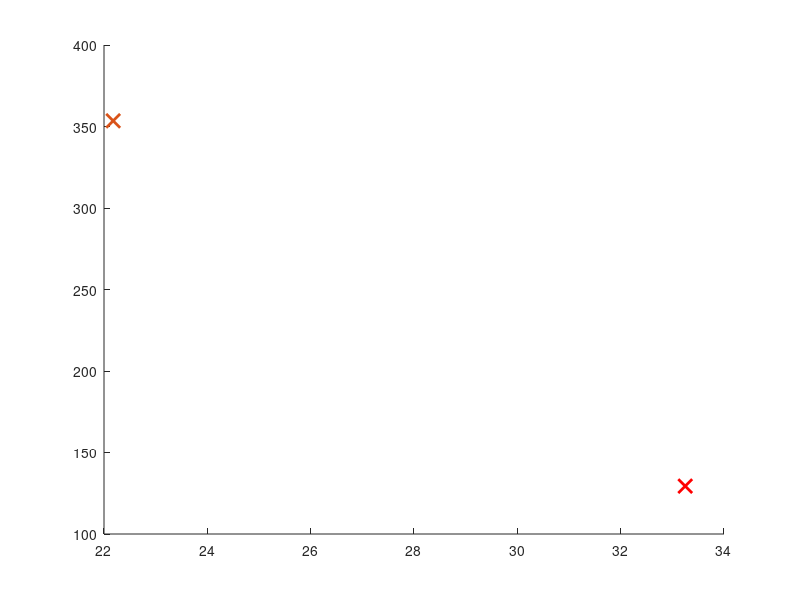

Recreate this plot in MATLAB. (Note: this script raises an error after producing the figure.)
clc
clear
close all

% Weight & Balance Estimation for Transport Aircraft

% Variable Definitions:
mac=7.4;
A = 8.77; %- Wing aspect ratio (unitless)
Ah = 5.8; %- Horizontal tailplane aspect ratio (unitless)
Av = 2*1.6; %- Vertical tailplane aspect ratio (unitless)
Afc = 3887.9244; %- Cargo hold floor area (ft^2), set to 0 initially, replace with actual value
Bw = 213.2; %- Wing span (ft), set to 0 initially, replace with actual value
Bh = 51; % - Horizontal tailplane span (ft)
D = 20.8; %- Maximum fuselage diameter (ft), set to 0 initially, replace with actual value
Fw = 14.7638; %- Fuselage width at horizontal tail intersection (ft), set to 0, replace as needed
HtHv = 0; % - Location of horizontal tailplane on vertical tail (0 for fuselage-mounted, 1 for T-tail)
Kbuf = 5.68; %- Factor for range; 1.02 for short ranges, 5.68 for very long ranges
Kdoor = 1; %- Door factor, 1.0 if no cargo door, 1.06 for one side cargo door, 1.12 for aft clamshell
Klav = 1.11; %- Lavatory factor, 1.11 for long range, 0.31 for short range, 3.9 for business jets
KLg = 1.12; % - Landing gear factor, 1.12 if fuselage mounted, 1.0 otherwise
Kmp = 1; %- Kneeling main gear factor, 1.126 for kneeling gear, 1.0 otherwise
Kng = 1.017; %- Nacelle factor, 1.017 for pylon mounted nacelle, 1.0 otherwise
Knp = 1; %- Nose gear factor, 1.15 for kneeling nose gear, 1.0 otherwise
Kr = 1; %      - Engine factor, 1.133 for reciprocating engines, 1.0 otherwise
Ktp = 1; %- Turboprop factor, 0.793 for turboprop, 1.0 otherwise
Kuht = 1; %- Factor for all-moving tail, 1.143 for all-moving, 1.0 otherwise
L = 246.063; %- Fuselage structural length (ft), to be assigned
La = 404; %       - Electrical routing distance; generators to avionics to cockpit (ft)
Lec = 266; %        - Engine controls routing distance; engine to cockpit - total if multi-engine (ft)
Lf = 264.4357; %- Total fuselage length (ft)
Lht = 106.6; %    - Length from wing aerodynamic center to horizontal tail aerodynamic center (ft)
Lm = 160; %         - Main landing gear length (inches)
Ln = 120; %         - Nose landing gear length (inches)
Lvt = 103.6; %    - Length from wing aerodynamic center to vertical tail aerodynamic center (ft)
Ky = 0.238 * Lht; % - Aircraft pitching radius of gyration, approx. 0.3*Lht (ft)
Kz = Lvt; % - Aircraft yaw radius of gyration, approx. Lvt (ft)
Nc = 12; %       - Number of crew, typically set as required by the design
Nen = 4; %     - Number of engines
Nf = 5; %     - Number of control functions, typically 4-7
Ngear = 2.85; % - Gear load ratio, typically 2.7-3 for commercial aircraft
Ngen = 5; %    - Number of generators, typically equal to Nen
Nl = 1.5 * Ngear; %    - Ultimate landing gear load factor, typically 1.5*Ngear
NLt = 17.4; %- Nacelle length (ft)
Nm = 1; % - Number of mechanical functions performed by controls, usually 0-2
Nmss = 4; %       - Number of main gear shock struts
Nmw = 16; %     - Number of main wheels
Nnw = 2; %     - Number of nose wheels
Np = 516; % - Total number of persons onboard (crew + passengers)
Nseat = 516; %- Number of seats of given type
Nt = 5; % - Total number of fuel tanks
Nw = 6.9; % - Nacelle width (ft)
Nz = 1.5*2.5; %- Ultimate load factor, typically 1.5 * limit load factor
Rkva = 50; % - Electrical system rating, usually 40-60 kVA for transports
Scs = 540; %    - Total control surface area (ft^2)
Scsw = 530; %   - Area of wing-mounted control surfaces (ft^2)
Se = 100; %    - Elevator area (ft^2)
Sf = 37027; %- Fuselage wetted area (ft^2)
Sht = 1039.8; %     - Horizontal tailplane area (ft^2)
Sn = 650; %     - Nacelle wetted area (ft^2)
Sw = 5188.2; %- Reference wing area (ft^2)
Svt = 433.6; %      - Vertical tailplane area (ft^2)
tc_root = 0.14; %- Wing root thickness-to-chord ratio
tc_rootv = 0.12; %- Vertical tailplane root thickness-to-chord ratio
Vi = 59438.7; %- Integral fuel tank volume (gal)
Vp = 0; % - Self-sealing tank volume (gal)
Vpr = 150000; %     - Volume of pressurized sections (ft^3)
Vs = 231.6; %- Landing stall speed (ft/s)
Vt = Vi +Vp; %- Total volume of fuel tanks (gal)
WAPU = 500; %- Uninstalled APU weight (lb)
Wc = 0; % - Maximum cargo weight (lb)
Wdg = 779200; % - Design gross weight (lb)
Wen = 13552; %- Engine weight (lb)
Wenc = 19841.6; %- Weight of engine and contents (lb)
Wl = Wdg * 0.85; %- Landing design gross weight (lb)
Wseat = 13; %- Weight of single seat (lb)
Wuav = 1100; % - Uninstalled avionics weight, typically 800-1400 lb
lambda = 0.25; %- Wing taper ratio
Lambda = 0.464; %- Wing quarter chord sweep angle (radians)
Lambda_ht = 0.26; %- Horizontal tailplane quarter chord sweep (radians)
Lambda_vt = 0.26; %- Vertical tailplane quarter chord sweep (radians)
g = 32.18504;
Iy = Wdg * Ky ^ 2 / g; %- Pitching moment of inertia (lb*ft^2), approximated as Wo*Ky^2/g
Kws = 0.75 * ((1 + 2 * lambda) / (1 + lambda)) * Bw * tan(Lambda) / L; % - Wing sweep factor, calculated as 0.75 * [(1 + 2*lambda)/(1 + lambda)] * Bw * tan(Lambda) / L

% % Default values for unspecified variables (set to zero, modify as needed):
% A = 0; % Wing aspect ratio
% Ah = 0; % Horizontal tailplane aspect ratio
% Av = 0; % Vertical tailplane aspect ratio
% Bw = 0; % Wing span in ft
% D = 0; % Fuselage diameter in ft
% % ... Continue initializing all variables used in equations as above

% Begin Calculations
% 1. Aircraft Wing Weight
% Wdg = 0; % Design gross weight, replace with actual value
% Nz = 0; % Ultimate load factor, typically 1.5 * limit load factor
% Sw = 0; % Reference wing area, replace with actual value
% A = 0; % Aspect ratio of the wing
% lambda = 0; % Wing taper ratio
% Scsw = 0; % Area of wing-mounted control surfaces
% Lambda = 0; % Wing quarter chord sweep (radians)
% tc_root = 0; % Wing root thickness-to-chord ratio


% Equation for Wing Weight (Ww)
CGw = 35; % Wing CG location (m)
Zw = -1.83;
Ww = 1.05 * (0.78 * 0.0051 * (Wdg * Nz) ^ 0.557 * Sw ^ 0.649 * A ^ 0.5 * (1 + lambda) ^ 0.1 * ...
    Scsw ^ 0.1 )/ (cos(Lambda) * (tc_root) ^ 0.4); % Wing Weight
% Comment: Replace variables with actual values as needed.

% engine weight
CGeng = CGw - 0.7;
Zeng = -4.5;
W_engines = Nen * Wen;

% 2. Horizontal Tailplane Weight (Wht)
% Kuht = 1; % Factor for all-moving tail, typically 1.143 for all-moving, 1.0 otherwise
% Sht = 0; % Horizontal tailplane area in ft^2
% Ky = 0; % Aspect ratio of the horizontal tail
% Fw = 0; % Fuselage width at horizontal tail intersection
% Bh = 0; % Horizontal tailplane span in ft
% Lht = 0; % Length from wing aerodynamic center to horizontal tail aerodynamic center
% Lambda_ht = 0; % Horizontal tail quarter-chord sweep (radians)
CGht = 72.1;
Zht = 1.55;
Wht = 1.05 * 0.75 * 0.0379 * Kuht * Wdg ^ 0.639 * Nz ^ 0.1 * Sht ^ 0.75 * Ky ^ 0.704 * ...
    Ah ^ 0.166 * (1 + Se / Sht) ^ 0.1 / ((1 + Fw / Bh) ^ 0.25 * Lht * cos(Lambda_ht));
% Comment: Replace with actual values for Wht calculation.

% 3. Vertical Tailplane Weight (Wvt)
% HtHv = 0; % Location factor, 0.0 for fuselage mounted, 1.0 for T-tail
% Svt = 0; % Vertical tailplane area in ft^2
% Av = 0; % Vertical tailplane aspect ratio
% Lvt = 0; % Length from wing aerodynamic center to vertical tail aerodynamic center
% Lambda_vt = 0; % Vertical tail quarter-chord sweep (radians)
% tc_rootv = 0; % Vertical tail root thickness-to-chord ratio
CGvt = 71.1;
Zvt = 4.64;
Wvt = 1.05 * 0.75 * 0.0026 * (1 + HtHv) ^ 0.225 * Wdg ^ 0.556 * Nz ^ 0.536 * Svt ^ 0.5 * ...
    Kz ^ 0.875 * Av ^ 0.35 / (Lvt ^ 0.5 * cos(Lambda_vt) * (tc_rootv) ^ 0.5);
% Comment: Replace variables for accurate vertical tail weight estimation.

% Continue defining
% Continue defining remaining equations based on the document

% 4. Fuselage Weight (Wfus)
% Sf = 0; % Fuselage wetted area (ft^2)
% L_D = 0; % Lift-to-drag ratio, typically 10-20 for transport aircraft
CGfus = L * 0.435 / 3.281;
Zfus = 0;
Wfus = 1.05 * 0.85 * 0.3280 * Kdoor * KLg * (Wdg * Nz) ^ 0.5 * L ^ 0.25 * Sf ^ 0.302 * ...
    (1 + Kws) ^ 0.04 * (L/D) ^ 0.1;
% Comment: Replace variables with actual values for fuselage weight.

% 5. Main Landing Gear Weight (Wmlg)
% Lm = 0; % Main landing gear length (inches)
% Nmss = 0; % Number of main gear shock struts
% Nmw = 0; % Number of main wheels
% Vs = 0; % Landing stall speed (ft/s)
CGmlg = 43;
Zmlg = -6.33;
Wmlg = 1.05 * 0.88 * 0.0106 * Kmp * Wl ^ 0.888 * Nl ^ 0.25 * Lm ^ 0.4 *Nmw^0.321 * Vs ^ 0.1 / (Nmss ^ 0.5);
% Comment: Replace values for main landing gear weight.

% 6. Nose Landing Gear Weight (Wnlg)
% Ln = 0; % Nose landing gear length (inches)
% Nnw = 0; % Number of nose wheels
CGnlg = 7;
Znlg = -6.33;
Wnlg = 1.05 * 0.88 * 0.032 * Knp * Wl ^ 0.646 * Nl ^ 0.2 * Ln ^ 0.5 * Nnw ^ 0.45;
% Comment: Replace variables with actual values for nose landing gear weight.

% 7. Nacelle Weight (Winl)
% NLt = 0; % Nacelle length (ft)
% Nw = 0; % Nacelle width (ft)
% Wenc = 0; % Weight of engine and contents (lb)
% Sn = 0; % Nacelle wetted area (ft^2)
CGinl = CGw - 1.4;
Zinl = Zeng;
Winl = 1.05 * 0.85 * 0.6724 * Kng * NLt ^ 0.1 * Nw ^ 0.294 * Nz ^ 0.119 * Wenc ^ 0.611 *Nen^0.984* Sn ^ 0.224;
% Comment: Replace values for nacelle weight.

% 8. Engine Controls Weight (Wec)
% Lec = 0; % Engine control routing distance (ft)
CGec = CGeng;
Zec = Zeng;
Wec = 5 * Nen + 0.8 * Lec;
% Comment: Weight of engine controls; set Nen and Lec as needed.

% 9. Engine Starter Weight (Wes)
% Wen = 0; % Engine weight (lb)
CGes = CGeng;
Zes = Zeng;
Wes = 49.19 * (Nen * Wen / 1000) ^ 0.541;
% Comment: Engine starter weight; specify engine weight and number of engines.

% 10. Fuel System Weight (Wfs)
% Vt = 0; % Total volume of fuel tanks (gal)
% Nt = 0; % Number of fuel tanks
% Vp = 0; % Self-sealing tank volume (gal)
% Vi = 0; % Integral fuel tank volume (gal)
CGfs = CGeng + 0.1;
Zfs = -2.01;
Wfs = 2.405 * Vt ^ 0.606 * Nt ^ 0.5 * (1 + Vp / Vt) / (1 + Vi / Vt);
% Comment: Fuel system weight; define fuel volumes and tank counts.

% 11. Flight Controls Weight (Wfc)
% Scs = 0; % Total control surface area (ft^2)
% Iy = 0; % Pitching moment of inertia (lb*ft^2), usually ≈ Wdg * Ky^2 / g
% Nm = 0; % Number of mechanical functions performed by controls
CGfc = 50;
Zfc = -1;
Wfc = 145.9 * Nf ^ 0.554 * Scs ^ 0.2 * (Iy * 1e-6) ^ 0.07 / (1 + Nm / Nf);
% Comment: Flight controls weight; specify control surface area and inertia.

% 12. Installed APU Weight (WAPUinst)
% WAPU = 0; % Uninstalled APU weight (lb)
CGapu = 75;
Zapu = 1.34;
WAPUinst = 2.2 * WAPU;
% Comment: Installed APU weight; specify WAPU.

% 13. Instruments Weight (Winstr)
% Kr = 1; % Engine type factor, 1.133 for reciprocating engines, 1.0 otherwise
% Ktp = 1; % Turboprop factor, 0.793 for turboprop, 1.0 otherwise
CGinstr = 4;
Zinstr = 0;
Winstr = 4.509 * Kr * Ktp * Nc ^ 0.541 * Nen * (Lf + Bw) ^ 0.5;
% Comment: Instrument weight; define factors, number of crew, and dimensions.

% 14. Hydraulic System Weight (Whydr)
CGhydr = 50;
Zhydr = -1;
Whydr = 0.2673 * Nf * (Lf + Bw) ^ 0.937;
% Comment: Hydraulic system weight; replace Nf, Lf, Bw as needed.

% 15. Electrical System Weight (Wel)
% Rkva = 0; % System electrical rating (kVA)
CGel = 45;
Zel = -1;
Wel = 7.291 * Rkva ^ 0.782 * La ^ 0.346 * Ngen ^ 0.1;
% Comment: Electrical system weight; set electrical rating and routing distance.

% 16. Avionics Weight (Wav)
% Wuav = 0; % Uninstalled avionics weight, typically 800-1400 lb
CGav = 5;
Zav = 0;
Wav = 1.73 * Wuav ^ 0.983;
% Comment: Avionics weight; specify Wuav.

% 17. Furnishings Weight (Wfurn)
% Nseat = 0; % Number of seats
% Wseat = 0; % Weight of single seat, e.g., 60 lb for flight deck, 32 lb for passenger
% Klav = 0; % Lavatory factor
% Kbuf = 0; % Buffer factor for furnishings
CGfurn = CGfus;
Zfurn = 1;
Wfurn = 0.0577 * Nc ^ 0.1 * Wc ^ 0.393 * Sf ^ 0.75 + Nseat * Wseat + Klav * Np ^ 1.33 + Kbuf * Np ^ 1.12;
% Comment: Furnishings weight; define seating and comfort parameters.

% 18. Air-Conditioning Weight (Wac)
% Vpr = 0; % Volume of pressurized sections (ft^3)
CGac = CGfus;
Zac = 2.5;
Wac = 62.36 * Np ^ 0.25 * (Vpr * 1e-3) ^ 0.604 * Wuav ^ 0.1;
% Comment: Air-conditioning weight; specify volumes and number of persons.

% 19. Anti-Icing System Weight (Wai)
CGai = CGw - 1;
Zai = Zw;
Wai = 0.002 * Wdg;
% Comment: Anti-icing system weight; set Wdg.

% 20. Handling Gear Weight (Whg)
CGwhg = 0;
Whg_civilian = 0; % Civilian handling gear weight
% Afc = 0; % Cargo hold floor area (ft^2)
CGmil = 35;
Whg_military = 0; % Military handling gear weight

% add thrust reverser effects
W_engines = W_engines + 0.3 * Winl;

% Final output
% Display calculated weights for verification:
disp(['Wing Weight (Ww): ', num2str(Ww*0.453592)]);
disp(['Horizontal Tailplane Weight (Wht): ', num2str(Wht*0.453592)]);
disp(['Vertical Tailplane Weight (Wvt): ', num2str(Wvt*0.453592)]);
disp(['Fuselage Weight (Wfus): ', num2str(Wfus*0.453592)]);
disp(['Main Landing Gear Weight (Wmlg): ', num2str(Wmlg*0.453592)]);
disp(['Nose Landing Gear Weight (Wnlg): ', num2str(Wnlg*0.453592)]);
disp(['Nacelle Weight (Winl): ', num2str(Winl*0.453592)]);
disp(['Engine Controls Weight (Wec): ', num2str(Wec*0.453592)]);
disp(['Engine Starter Weight (Wes): ', num2str(Wes*0.453592)]);
disp(['Fuel System Weight (Wfs): ', num2str(Wfs*0.453592)]);
disp(['Flight Controls Weight (Wfc): ', num2str(Wfc*0.453592)]);
disp(['Installed APU Weight (WAPUinst): ', num2str(WAPUinst*0.453592)]);
disp(['Instruments Weight (Winstr): ', num2str(Winstr*0.453592)]);
disp(['Hydraulic System Weight (Whydr): ', num2str(Whydr*0.453592)]);
disp(['Electrical System Weight (Wel): ', num2str(Wel*0.453592)]);
disp(['Avionics Weight (Wav): ', num2str(Wav*0.453592)]);
disp(['Furnishings Weight (Wfurn): ', num2str(Wfurn*0.453592)]);
disp(['Air-Conditioning Weight (Wac): ', num2str(Wac*0.453592)]);
disp(['Anti-Icing System Weight (Wai): ', num2str(Wai*0.453592)]);
disp(['Civilian Handling Gear Weight (Whg_civilian): ', num2str(Whg_civilian*0.453592)]);
disp(['Military Handling Gear Weight (Whg_military): ', num2str(Whg_military*0.453592)]);
disp(['Engine Weight (W_engines): ', num2str(W_engines*0.453592)]);

% get total weight
Wtotal = Ww + Wht + Wvt + Wfus + Wmlg + Wnlg + Winl + Wec + Wes + Wfs + ...
    Wfc + WAPUinst + Winstr + Whydr + Wel + Wav + Wfurn + Wac + Wai + ...
    Whg_civilian + Whg_military + W_engines;

Wtotal_tons = Wtotal / 2204;
disp(Wtotal_tons)

disp(['Total Weight (empty): ', num2str(Wtotal_tons), ' tons']);

% get cg
CGtotal = (Ww * CGw + Wht * CGht + Wvt * CGvt + Wfus * CGfus + Wmlg * CGmlg + ...
    Wnlg * CGnlg + Winl * CGinl + Wec * CGec + Wes * CGes + Wfs * CGfs + ...
    Wfc * CGfc + WAPUinst * CGapu + Winstr * CGinstr + Whydr * CGhydr + ...
    Wel * CGel + Wav * CGav + Wfurn * CGfurn + Wac * CGac + Wai * CGai + ...
    Whg_civilian * CGwhg + Whg_military * CGmil + W_engines * CGeng) / Wtotal;

disp(['Total x_cg (empty): ', num2str(CGtotal), ' m']);

% get z center of gravity

ZCGtotal = (Ww * Zw + Wht * Zht + Wvt * Zvt + Wfus * Zfus + Wmlg * Zmlg + ...
    Wnlg * Znlg + Winl * Zinl + Wec * Zec + Wes * Zes + Wfs * Zfs + ...
    Wfc * Zfc + WAPUinst * Zapu + Winstr * Zinstr + Whydr * Zhydr + ...
    Wel * Zel + Wav * Zav + Wfurn * Zfurn + Wac * Zac + Wai * Zai) / Wtotal;

disp(['Total z_cg (empty): ', num2str(ZCGtotal), ' m']);

% add fuel, pax, luggage
Wfuel = 176; % tons
Wpax = 38.7; % tons
Wluggage = 9.42; % tons

Wtotal_full = Wtotal_tons + Wfuel + Wpax + Wluggage;
disp(['Total Weight (full): ', num2str(Wtotal_full), ' tons']);


% get cg
CGfuel = CGfs; % m
CGpax = CGfus; % m
CGluggage = CGfus; % m
Zfuel = Zfs;
Zpax = 0.5;
Zluggage = -0.5;


%==================== FUEL TANK DISTRIBUTION ==============================
CG_iwtank = CGw - 39.6 + 36.553; % inner wing tank xcg (m)
CG_ftank = CGw - 39.6 + 33.39 + 5; % fuselage tank xcg (m)
CG_owtank = CGw - 39.6 + 42.01; % outer wing tank xcg (m)
CG_trimtank = 73; % trim tank xcg (m)

W_iwtank = 55.5; % inner wing tank fuel mass (tons)
W_ftank = 44.2; % fuselage tank fuel mass (tons)
W_owtank = 76.4; % outer wing tank fuel mass (tons)
W_trimtank = 0; % trim tank fuel mass (tons)

CG_fore = (CG_iwtank * W_iwtank + CG_ftank * W_ftank) / (W_iwtank + W_ftank);
W_fore = (W_iwtank + W_ftank);

CGfuel = (CG_iwtank * W_iwtank + CG_ftank * W_ftank + CG_owtank *...
    W_owtank + CG_trimtank * W_trimtank) / (W_iwtank + W_ftank...
    + W_owtank + W_trimtank);

CG_fuelled_front = (Wtotal_tons * CGtotal + W_fore * CG_fore + Wpax...
    * CGpax + Wluggage * CGluggage) / (Wtotal_tons + W_fore + Wpax + Wluggage);

CG_fuelled_aft = (Wtotal_tons * CGtotal + W_owtank * CG_owtank + Wpax...
    * CGpax + Wluggage * CGluggage) / (Wtotal_tons + W_owtank + Wpax + Wluggage);

CGtotal_full = (Wtotal_tons * CGtotal + (Wfuel+W_trimtank) .* CGfuel + Wpax * CGpax...
    + Wluggage * CGluggage) ./ (Wtotal_full + W_trimtank);
disp(['Total CG (full): ', num2str(CGtotal_full), ' m']);

CGempty_trimtank = (Wtotal_tons * CGtotal + W_trimtank * CG_ftank)...
    / (Wtotal_tons + W_trimtank);

zCGtotal_full = (Wtotal_tons * ZCGtotal + Wfuel * Zfuel + Wpax * Zpax...
    + Wluggage * Zluggage) / (Wtotal_full + W_trimtank);
disp(['Total z_cg (full): ', num2str(zCGtotal_full), ' m']);

%plotting the CG envelope

%%cruise start
W_cruise_start= Wtotal_tons + 0.97*0.985*Wfuel + Wpax + Wluggage;
CG_cruise_start= (Wtotal_tons * CGtotal + 0.97*0.985*Wfuel * CGfuel + Wpax...
    * CGpax + Wluggage * CGluggage) / W_cruise_start;
disp(['Total CG (cruise start): ', num2str(CG_cruise_start), ' m']); %operational region

%%with passengers
W_owtank_remaining=  W_owtank - (Wfuel-( 0.97*0.985* Wfuel));
W_cruise_start_fore= Wtotal_tons + W_owtank_remaining + Wpax + Wluggage + W_trimtank + W_fore;
CG_cruise_start_fore= (Wtotal_tons * CGtotal + (W_owtank_remaining * CG_owtank) + W_iwtank * CG_iwtank +(W_ftank * CG_ftank) + Wpax * CGpax + Wluggage * CGluggage) / W_cruise_start_fore;
disp(['Total CG (cruise start fore): ', num2str(CG_cruise_start_fore), ' m']); %assuming asymmetric fuel burn

W_iwtank_remaining= W_iwtank - (Wfuel-(0.97*0.985* Wfuel));
W_cruise_start_aft = Wtotal_tons + Wpax + Wluggage + W_trimtank + W_iwtank_remaining + W_owtank + W_ftank;
CG_cruise_start_aft= (Wtotal_tons * CGtotal + W_iwtank_remaining*CG_iwtank + W_owtank * CG_owtank + W_ftank * CG_ftank + Wpax * CGpax + Wluggage * CGluggage) / W_cruise_start_aft;
disp(['Total CG (cruise start aft): ', num2str(CG_cruise_start_aft), ' m']); %assuming asymmetric fuel burn

%%without passengers
W_owtank_remaining=  W_owtank - (Wfuel-( 0.97*0.985* Wfuel));
W_cruise_start_fore_nopax= Wtotal_tons + W_owtank_remaining + W_trimtank + W_fore;
CG_cruise_start_fore_nopax= (Wtotal_tons * CGtotal + (W_owtank_remaining * CG_owtank) + W_iwtank * CG_iwtank +(W_ftank * CG_ftank) )/ W_cruise_start_fore_nopax;
disp(['Total CG (cruise start fore_nopax): ', num2str(CG_cruise_start_fore_nopax), ' m']); %assuming asymmetric fuel burn

W_iwtank_remaining= W_iwtank - (Wfuel-(0.97*0.985* Wfuel));
W_cruise_start_aft_nopax = Wtotal_tons + W_trimtank + W_iwtank_remaining + W_owtank + W_ftank;
CG_cruise_start_aft_nopax= (Wtotal_tons * CGtotal + W_iwtank_remaining*CG_iwtank + W_owtank * CG_owtank + W_ftank * CG_ftank) / W_cruise_start_aft_nopax;
disp(['Total CG (cruise start aft_nopax): ', num2str(CG_cruise_start_aft_nopax), ' m']); %assuming asymmetric fuel burn


%%End of cruise
W_cruise_end= Wtotal_tons + 0.97*0.985*0.6225*Wfuel + Wpax + Wluggage;
CG_cruise_end= (Wtotal_tons * CGtotal + 0.97*0.985*0.6225*Wfuel * CGfuel...
    + Wpax * CGpax + Wluggage * CGluggage) / W_cruise_end;
disp(['Total CG (cruise end): ', num2str(CG_cruise_end), ' m']);

%%with passengers
W_owtank_leftend= W_owtank - (Wfuel-(0.97*0.985*0.6225*Wfuel)); %all outerwing used up
W_cruise_end_fore= Wtotal_tons + W_owtank_leftend + Wpax + Wluggage+ W_trimtank +W_fore ;
CG_cruise_end_fore= (Wtotal_tons * CGtotal + W_owtank_leftend*CG_owtank + W_iwtank*CG_iwtank + W_ftank*CG_ftank + Wpax * CGpax + Wluggage * CGluggage) / W_cruise_end_fore;
disp(['Total CG (cruise end fore): ', num2str(CG_cruise_end_fore), ' m']);

W_iwtank_leftend= 0;
W_ftank_leftend = abs(W_iwtank - (Wfuel-(0.97*0.985*0.6225* Wfuel))) ;
W_cruise_end_aft = Wtotal_tons + Wpax + Wluggage + W_trimtank + W_iwtank_leftend + W_owtank + W_ftank_leftend;
CG_cruise_end_aft= (Wtotal_tons * CGtotal + W_iwtank_leftend*CG_iwtank + W_owtank * CG_owtank + W_ftank_leftend * CG_ftank + Wpax * CGpax + Wluggage * CGluggage) / W_cruise_end_aft;
disp(['Total CG (cruise end aft): ', num2str(CG_cruise_end_aft), ' m']); %assuming asymmetric fuel burn

%%without passengers
W_owtank_leftend_nopax= W_owtank - (Wfuel-(0.97*0.985*0.6225*Wfuel)); %all outerwing used up
W_cruise_end_fore_nopax= Wtotal_tons + W_owtank_leftend_nopax + W_trimtank +W_fore ;
CG_cruise_end_fore_nopax= (Wtotal_tons * CGtotal + W_owtank_leftend*CG_owtank + W_iwtank*CG_iwtank + W_ftank*CG_ftank) / W_cruise_end_fore_nopax;
disp(['Total CG (cruise end fore no pax): ', num2str(CG_cruise_end_fore_nopax), ' m']);

W_iwtank_leftend_nopax= 0;
W_ftank_leftend_nopax= abs(W_iwtank - (Wfuel-(0.97*0.985*0.6225* Wfuel))) ;
W_cruise_end_aft_nopax = Wtotal_tons + W_trimtank + W_iwtank_leftend_nopax + W_owtank + W_ftank_leftend_nopax;
CG_cruise_end_aft_nopax= (Wtotal_tons * CGtotal + W_iwtank_leftend_nopax*CG_iwtank + W_owtank * CG_owtank + W_ftank_leftend_nopax * CG_ftank) / W_cruise_end_aft_nopax;
disp(['Total CG (cruise end aft no pax): ', num2str(CG_cruise_end_aft_nopax), ' m']); %assuming asymmetric fuel burn

Wtotal_nofuel= Wtotal_tons + Wpax + Wluggage; 
disp(['Total Weight (no fuel): ', num2str(Wtotal_nofuel), ' tons']);
CGtotal_nofuel = (Wtotal_tons * CGtotal + Wpax * CGpax + Wluggage * CGluggage) / Wtotal_nofuel;
disp(['Total CG (no fuel): ', num2str(CGtotal_nofuel), ' m']);

%%LANDING 

W_landing = Wtotal_tons + (0.9700* 0.9850 *0.6225* 0.9900*0.9850* 0.9873*0.9844* 0.9900* 0.9950)*Wfuel + Wpax + Wluggage ;
CG_landing_design= (Wtotal_tons * CGtotal + 0.97*0.985*0.6225* 0.9900*0.9850* 0.9873*0.9844* 0.9900* 0.9950*Wfuel * CGfuel + Wpax...
    * CGpax + Wluggage * CGluggage) / W_landing;
disp(['CG landing: ', num2str(CG_landing_design), ' m']);

%%with passengers
W_owtank_remaining_landing=0;
W_iwtank_remaining_landing= abs(W_owtank - (Wfuel - (0.9700* 0.9850 *0.6225* 0.9900*0.9850* 0.9873*0.9844* 0.9900* 0.9950)*Wfuel)) ;
W_landing_fore= Wtotal_tons + W_owtank_remaining_landing + W_iwtank_remaining_landing + W_ftank + Wpax + Wluggage;
CG_landing_fore= (Wtotal_tons * CGtotal + W_owtank_remaining_landing*CG_owtank + W_iwtank_remaining_landing*CG_iwtank + W_ftank*CG_ftank + Wpax * CGpax + Wluggage * CGluggage) / W_landing_fore;
disp(['Total CG (landing fore): ', num2str(CG_landing_fore), ' m']);

W_iwtank_left_landing =0;
W_ftank_left_landing = abs(W_iwtank - (Wfuel - (0.9700* 0.9850 *0.6225* 0.9900*0.9850* 0.9873*0.9844* 0.9900* 0.9950)*Wfuel));
W_landing_aft= Wtotal_tons + W_owtank + W_iwtank_left_landing + W_ftank_left_landing + Wpax + Wluggage;
CG_landing_aft= (Wtotal_tons * CGtotal + W_owtank*CG_owtank + W_iwtank_left_landing*CG_iwtank + W_ftank_left_landing*CG_ftank + Wpax * CGpax + Wluggage * CGluggage) / W_landing_aft;
disp(['Total CG (landing aft): ', num2str(CG_landing_aft), ' m']);

%%without passengers
W_owtank_remaining_landing=0;
W_iwtank_remaining_landing= abs(W_owtank - (Wfuel - (0.9700* 0.9850 *0.6225* 0.9900*0.9850* 0.9873*0.9844* 0.9900* 0.9950)*Wfuel)) ;
W_landing_fore_nopax= Wtotal_tons + W_owtank_remaining_landing + W_iwtank_remaining_landing + W_ftank;
CG_landing_fore_nopax= (Wtotal_tons * CGtotal + W_owtank_remaining_landing*CG_owtank + W_iwtank_remaining_landing*CG_iwtank + W_ftank*CG_ftank) / W_landing_fore_nopax;
disp(['Total CG (landing fore no pax): ', num2str(CG_landing_fore_nopax), ' m']);

W_iwtank_left_landing =0;
W_ftank_left_landing = abs(W_iwtank - (Wfuel - (0.9700* 0.9850 *0.6225* 0.9900*0.9850* 0.9873*0.9844* 0.9900* 0.9950)*Wfuel));
W_landing_aft_nopax= Wtotal_tons + W_owtank + W_iwtank_left_landing + W_ftank_left_landing;
CG_landing_aft_nopax= (Wtotal_tons * CGtotal + W_owtank*CG_owtank + W_iwtank_left_landing*CG_iwtank + W_ftank_left_landing*CG_ftank) / W_landing_aft_nopax;
disp(['Total CG (landing aft no pax): ', num2str(CG_landing_aft_nopax), ' m']);

W_fuel_nopass= Wtotal_tons + Wfuel + W_trimtank;
CG_fuel_nopass = (Wtotal_tons * CGtotal + (Wfuel + W_trimtank) * CGfuel) / W_fuel_nopass;

% figure
% plot(W_trimtank, abs(CGfuel-CGtotal_nofuel), LineWidth=2)
% xlabel('trim tank mass (Kg)')
% ylabel('difference between cg with no fuel and cg full')

LE_mac = CGw - (1/4)*mac;
figure
% Set marker size
marker_size = 100;
line_width = 2;

% Plot scatter points with unique bright colors
cruise_end_cg =[((CG_cruise_end_aft_nopax-LE_mac)/mac)*100,((CG_cruise_end_fore_nopax-LE_mac)/mac)*100,((CG_cruise_end_fore-LE_mac)/mac)*100, ((CG_cruise_end_aft-LE_mac)/mac)*100, ((CG_cruise_end_aft_nopax-LE_mac)/mac)*100];
weights_cruise_end = [ W_cruise_end_aft_nopax,W_cruise_end_fore_nopax,W_cruise_end_fore,   W_cruise_end_aft,  W_cruise_end_aft_nopax];

cruise_start_cg = [((CG_cruise_start_aft_nopax-LE_mac)/mac)*100, ((CG_cruise_start_fore_nopax-LE_mac)/mac)*100, ((CG_cruise_start_fore-LE_mac)/mac)*100, ((CG_cruise_start_aft-LE_mac)/mac)*100, ((CG_cruise_start_aft_nopax-LE_mac)/mac)*100]; 
weights_cruise_start= [W_cruise_start_aft_nopax, W_cruise_start_fore_nopax,  W_cruise_start_fore, W_cruise_start_aft,W_cruise_start_aft_nopax ];

overall_envelope_cg =[((CGtotal-LE_mac)/mac)*100, ((CG_cruise_end_fore-LE_mac)/mac)*100, ((CGtotal_full-LE_mac)/mac)*100, ((CG_cruise_end_aft_nopax-LE_mac)/mac)*100, ((CGtotal-LE_mac)/mac)*100];
weight_overall_envelope = [Wtotal_tons, W_cruise_end_fore, Wtotal_full, W_cruise_end_aft_nopax, Wtotal_tons];

x_positions_landing = [
    ((CG_landing_fore - LE_mac) / mac) * 100,        % Forward CG with passengers
    ((CG_landing_aft - LE_mac) / mac) * 100,        % Aft CG with passengers
    ((CG_landing_aft_nopax - LE_mac) / mac) * 100,  % Aft CG without passengers
    ((CG_landing_fore_nopax - LE_mac) / mac) * 100, % Forward CG without passengers
    ((CG_landing_fore - LE_mac) / mac) * 100        % Close the quadrilateral
];

y_weights_landing = [
    W_landing_fore,         % Weight at forward CG with passengers
    W_landing_aft,          % Weight at aft CG with passengers
    W_landing_aft_nopax,    % Weight at aft CG without passengers
    W_landing_fore_nopax,   % Weight at forward CG without passengers
    W_landing_fore          % Close the quadrilateral
];

% Define consistent colors for the connecting lines
color_cruise_start = [0.2, 0.5, 0.8]; % Example color for cruise start line
color_cruise_end = [0.3, 0.7, 0.3];   % Example color for cruise end line
color_landing = [0.9, 0.4, 0.1];      % Example color for landing line

figure
% Empty weight
scatter(((CGtotal-LE_mac)/mac)*100, Wtotal_tons, marker_size, 'r', 'x', 'LineWidth', line_width); % Empty weight
hold on;

% Fuel, no passengers
% scatter(((CG_fuel_nopass-LE_mac)/mac)*100, W_fuel_nopass, marker_size, 'g', 'x', 'LineWidth', line_width); % Fuel, no passengers %takeoff, no pax

% Full CG (fuel and passengers)
scatter(((CGtotal_full-LE_mac)/mac)*100, Wtotal_full, marker_size, "black", 'x', 'LineWidth', line_width); % Full CG, takeoff with passengers

% Aft and front CG limits
xline(((CG_cruise_end_aft_nopax-LE_mac)/mac)*100, '--', 'Aftmost CG ','LabelHorizontalAlignment', 'left', LineWidth=1.5); % Aft CG limit
xline(((CG_cruise_end_fore-LE_mac)/mac)*100, '--', 'Foremost CG ', LineWidth=1.5); % Front CG limit

% Cruise Start Points (matching line color)
scatter(((CG_cruise_start-LE_mac)/mac)*100, W_cruise_start, marker_size, color_cruise_start, 'x', 'LineWidth', line_width); % Cruise start
% scatter(((CG_cruise_start_fore-LE_mac)/mac)*100, W_cruise_start_fore, marker_size, color_cruise_start, 'x', 'LineWidth', line_width); % Cruise start forward
% scatter(((CG_cruise_start_fore_nopax-LE_mac)/mac)*100, W_cruise_start_fore_nopax, marker_size, color_cruise_start, 'x', 'LineWidth', line_width); % Cruise start forward, no pax
% scatter(((CG_cruise_start_aft-LE_mac)/mac)*100, W_cruise_start_aft, marker_size, color_cruise_start, 'x', 'LineWidth', line_width); % Cruise start aft
% scatter(((CG_cruise_start_aft_nopax-LE_mac)/mac)*100, W_cruise_start_aft_nopax, marker_size, color_cruise_start, 'x', 'LineWidth', line_width); % Cruise start aft, no pax
% plot(cruise_start_cg, weights_cruise_start,'color',color_cruise_start); % Cruise start connecting line

% Cruise End Points (matching line color)
scatter(((CG_cruise_end-LE_mac)/mac)*100, W_cruise_end, marker_size, "blue", '^', 'LineWidth', line_width); % Cruise end
scatter(((CG_cruise_end_fore-LE_mac)/mac)*100, W_cruise_end_fore, marker_size, color_cruise_end, '^', 'LineWidth', line_width); % Cruise end forward
% scatter(((CG_cruise_end_fore_nopax-LE_mac)/mac)*100, W_cruise_end_fore_nopax, marker_size, color_cruise_end, '^', 'LineWidth', line_width); % Cruise end forward, no pax
% scatter(((CG_cruise_end_aft-LE_mac)/mac)*100, W_cruise_end_aft, marker_size, color_cruise_end, '^', 'LineWidth', line_width); % Cruise end aft
scatter(((CG_cruise_end_aft_nopax-LE_mac)/mac)*100, W_cruise_end_aft_nopax, marker_size, "black", '^', 'LineWidth', line_width); % Cruise end aft, no pax
% plot(cruise_end_cg, weights_cruise_end, 'color',color_cruise_end'); % Cruise end connecting line

% Landing Points (matching line color)
% scatter(((CG_landing_fore - LE_mac) / mac) * 100, W_landing_fore, marker_size, color_landing, 's', 'LineWidth', line_width); % Landing fore with passengers
% scatter(((CG_landing_aft - LE_mac) / mac) * 100, W_landing_aft, marker_size, color_landing, 's', 'LineWidth', line_width); % Landing aft with passengers
% scatter(((CG_landing_fore_nopax - LE_mac) / mac) * 100, W_landing_fore_nopax, marker_size, color_landing, 's', 'LineWidth', line_width); % Landing fore without passengers
% scatter(((CG_landing_aft_nopax - LE_mac) / mac) * 100, W_landing_aft_nopax, marker_size, color_landing, 's', 'LineWidth', line_width); % Landing aft without passengers
scatter(((CG_landing_design - LE_mac) / mac) * 100, W_landing, marker_size, color_landing, 's', 'LineWidth', line_width);
% plot(x_positions_landing, y_weights_landing, 'color',color_landing'); % Landing connecting line

fill(overall_envelope_cg, weight_overall_envelope, 'cyan', 'FaceAlpha','0.1')

% Add weight lines
yline(Wtotal_full + W_trimtank, '--k', 'MTOW', 'LabelHorizontalAlignment','center', LineWidth=1.5); % Maximum takeoff weight
yline(Wtotal_tons, '--k', 'Empty Weight','LabelHorizontalAlignment','center', LineWidth=1.5); % Empty weight

xline(((CGtotal_full-LE_mac)/mac)*100, '--m', 'Operational condtions',LineWidth=1.5)

% Add legend
legend({
    'Empty weight', ...
    'Full CG (Fuel and Pax)', ...
    'Aftmost CG', ...
    'Foremost CG', ...
    'Cruise Start', ...
    'Cruise End', ...
    'Cruise End Forward', ...
    'Cruise End Aft (No Pax)', ...
    'Landing', 'CG envelope'...
    'MTOW (Max Takeoff Weight)', ...
    'Empty Weight', ...
    'Operational conditions'}, ...
    'Location', 'bestoutside');
grid on
ylabel('Mass (tonnes)')
xlabel('CG position (% MAC)')

% figure
% % scatter(((CGtotal-LE_mac)/mac)*100, Wtotal_tons,'cyan') %empty weight
% hold on
% scatter(CG_cruise_end, W_cruise_end, 'blue')
% scatter(CGtotal_nofuel, Wtotal_nofuel, 'red')
% scatter(CGtotal_full, Wtotal_full, 'magenta')
% legend("Cruise Start", "Cruise End", "0% Fuel", "100% Fuel")


% get Iyy using sum(Iyy) = sum(m * (x - x_cg)^2)
Iyy = Ww * (CGw - CGtotal)^2 + Wht * (CGht - CGtotal)^2 + Wvt * (CGvt - CGtotal)^2 + ...
    Wfus * (CGfus - CGtotal)^2 + Wmlg * (CGmlg - CGtotal)^2 + Wnlg * (CGnlg - CGtotal)^2 + ...
    Winl * (CGinl - CGtotal)^2 + Wec * (CGec - CGtotal)^2 + Wes * (CGes - CGtotal)^2 + ...
    Wfs * (CGfs - CGtotal)^2 + Wfc * (CGfc - CGtotal)^2 + WAPUinst * (CGapu - CGtotal)^2 + ...
    Winstr * (CGinstr - CGtotal)^2 + Whydr * (CGhydr - CGtotal)^2 + Wel * (CGel - CGtotal)^2 + ...
    Wav * (CGav - CGtotal)^2 + Wfurn * (CGfurn - CGtotal)^2 + Wac * (CGac - CGtotal)^2 + ...
    Wai * (CGai - CGtotal)^2 + Whg_civilian * (CGwhg - CGtotal)^2 + Whg_military * (CGmil - CGtotal)^2 + ...
    W_engines * (CGeng - CGtotal)^2 + Wfuel * (CGfuel - CGtotal_full)^2 + ...
    Wpax * (CGpax - CGtotal_full)^2 + Wluggage * (CGluggage - CGtotal_full)^2 + ...
    (1/(12 * 3.208^2)) * Wfus * (1.5 * D^2 + L^2);

% convert from lb*m^2 to kg*m^2
Iyy = Iyy * 0.453592;

disp(['Iyy: ', num2str(Iyy), ' kg*m^2']);

%get the data for the table

%%takeoff
%with passesngers

takeoff_fore = ((CGtotal_full-LE_mac)/mac)*100
cruise_start_fore_pax = ((CG_cruise_start_fore-LE_mac)/mac)*100
cruise_start_aft_pax= ((CG_cruise_start_aft-LE_mac)/mac)*100
cruise_end_fore_pax = ((CG_cruise_end_fore-LE_mac)/mac)*100
cruise_end_aft_pax = ((CG_cruise_end_aft-LE_mac)/mac)*100
landing_fore = ((CG_landing_fore-LE_mac)/mac)*100
landing_aft= ((CG_landing_aft-LE_mac)/mac)*100

%without passengers

takeoff_fore_nopax = ((CG_fuel_nopass-LE_mac)/mac)*100
cruise_start_fore_nopax = ((CG_cruise_start_fore_nopax-LE_mac)/mac)*100
cruise_start_aft_nopax= ((CG_cruise_start_aft_nopax-LE_mac)/mac)*100
cruise_end_fore_nopax = ((CG_cruise_end_fore_nopax-LE_mac)/mac)*100
cruise_end_aft_nopax = ((CG_cruise_end_aft_nopax-LE_mac)/mac)*100
landing_fore_nopax = ((CG_landing_fore_nopax-LE_mac)/mac)*100
landing_aft_nopax= ((CG_landing_aft_nopax-LE_mac)/mac)*100
